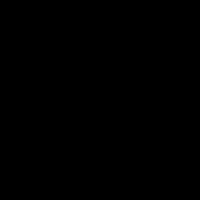
Frame 1 (no input)
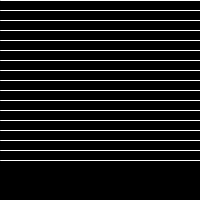
Frame 60 (the mouse pressed at the canvas centre just before this capture)
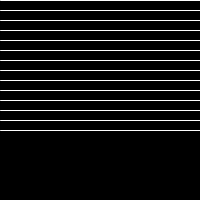
Frame 120 (the mouse held since frame 60 and released just before this capture)

The Processing sketch that drew these frames (run headless with seeded random() and noise(); from frame 60 on, the mouse is pressed at the canvas centre):

// Processing sketch: Exercise_6_5
// ── Exercise_6_5.pde
int endY;

void setup(){
size(200,200);
frameRate(5);
endY = 0;
}

void draw(){
background(0);
for (int y = 0; y < endY; y+=10) {
  stroke(255);
  line(0,y,width,y);
}
endY += 10;

if (endY > height) {
  endY = 0;
}
}
